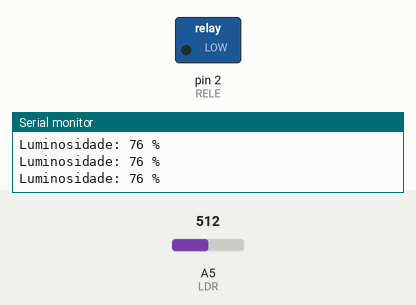
Bench run of a sketch on a simulated Arduino Uno, built with avr-gcc and run on an emulated ATmega328P. Parts: switched loads named in the sketch (green lamp = pin HIGH), the last lines printed to the serial monitor. The inputs (shaded band) are chosen by the test bench; at power-on: A5 (LDR) = 512.

Above: at 1.3 s.
1.4 s: A5 (LDR) set to 538
2.9 s: A5 (LDR) set to 551
At 3.3 s:
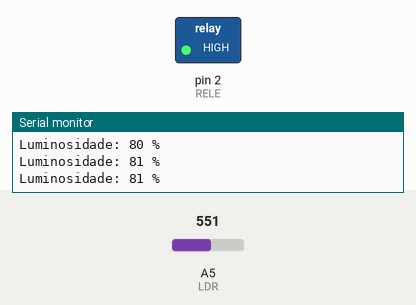
4.5 s: A5 (LDR) set to 511
At 5.7 s:
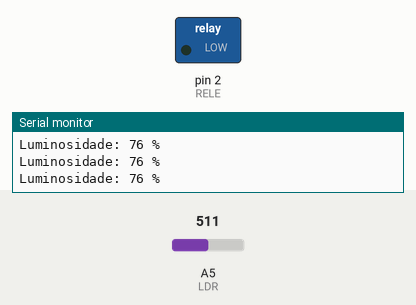
6.0 s: A5 (LDR) set to 716
At 6.9 s:
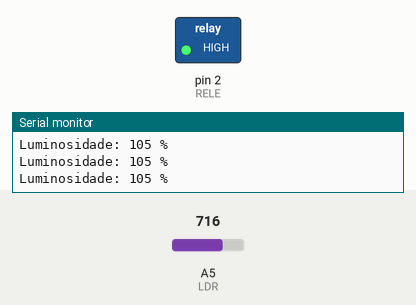
Timing chart, 0 to 8.5 s (numbered marks = the images above; inputs shaded):
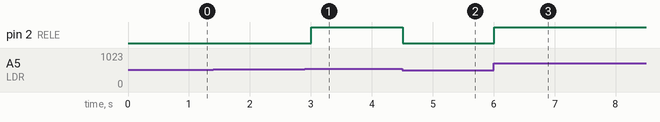

Measured:
- the behaviour switches between 544 and 545 on A5 (LDR) (found by bisection; images 0 and 1)
- after the input at 2.9 s, pin 2 (RELE): LOW → HIGH after 0.11 s
- after the input at 4.5 s, pin 2 (RELE): HIGH → LOW at once
- after the input at 6.0 s, pin 2 (RELE): LOW → HIGH at once

The sketch:

fotocelula.ino
```cpp
// CONSTANTES
#define LDR A5
#define RELE 2

// VARIÁVEIS
int ldrRead;
int ldrMap;

void setup()
{
  //Monitor Serial
  Serial.begin(9600);

  pinMode(LDR, INPUT);
  pinMode(RELE, OUTPUT);
}

void loop()
{
  //Delay para dar uma atrasada no loop
  delay(250);

  //Lançando valor de leitura do sensor
  //para uma variável
  ldrRead = analogRead(LDR);

  //Mapeando o valor de leitura padrão para
  //um valor específico
  ldrMap = map( ldrRead, 679, 6, 100, 0 );

  //Lógica para ligar/desligar o relé
  if( ldrMap > 80 ){
    digitalWrite(RELE, HIGH);
  } else {
  	digitalWrite(RELE, LOW);
  }

  //Saída de dados para o Monitor Serial
  Serial.println( (String)"Luminosidade: " + ldrMap + " %");
}
```
